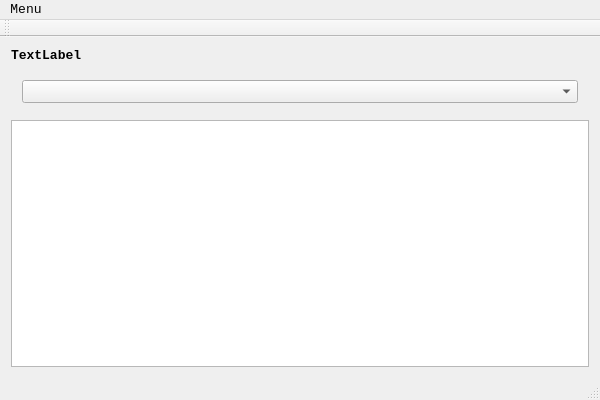
<?xml version="1.0" encoding="UTF-8"?>
<ui version="4.0">
 <class>ProcessInfoClass</class>
 <widget class="QMainWindow" name="ProcessInfoClass">
  <property name="geometry">
   <rect>
    <x>0</x>
    <y>0</y>
    <width>600</width>
    <height>400</height>
   </rect>
  </property>
  <property name="font">
   <font>
    <family>Consolas</family>
    <pointsize>10</pointsize>
   </font>
  </property>
  <property name="windowTitle">
   <string>ProcessInfo</string>
  </property>
  <property name="windowIcon">
   <iconset resource="ProcessInfo.qrc">
    <normaloff>:/ProcessInfo.ico</normaloff>:/ProcessInfo.ico</iconset>
  </property>
  <widget class="QWidget" name="centralWidget">
   <layout class="QVBoxLayout" name="verticalLayout">
    <item>
     <widget class="QLabel" name="label">
      <property name="font">
       <font>
        <family>Consolas</family>
        <pointsize>10</pointsize>
        <weight>75</weight>
        <bold>true</bold>
       </font>
      </property>
      <property name="text">
       <string>TextLabel</string>
      </property>
     </widget>
    </item>
    <item>
     <widget class="QWidget" name="widget" native="true">
      <layout class="QHBoxLayout" name="horizontalLayout">
       <item>
        <widget class="QComboBox" name="comboBox"/>
       </item>
      </layout>
     </widget>
    </item>
    <item>
     <widget class="QPlainTextEdit" name="plainTextEdit">
      <property name="lineWrapMode">
       <enum>QPlainTextEdit::WidgetWidth</enum>
      </property>
     </widget>
    </item>
   </layout>
  </widget>
  <widget class="QMenuBar" name="menuBar">
   <property name="geometry">
    <rect>
     <x>0</x>
     <y>0</y>
     <width>600</width>
     <height>22</height>
    </rect>
   </property>
   <widget class="QMenu" name="menuProcesses">
    <property name="title">
     <string>Menu</string>
    </property>
    <addaction name="actionProcess_mode"/>
    <addaction name="actionModule_mode"/>
    <addaction name="separator"/>
    <addaction name="actionVMmap_tool"/>
    <addaction name="separator"/>
    <addaction name="actionSystem_processes"/>
   </widget>
   <addaction name="menuProcesses"/>
  </widget>
  <widget class="QToolBar" name="mainToolBar">
   <attribute name="toolBarArea">
    <enum>TopToolBarArea</enum>
   </attribute>
   <attribute name="toolBarBreak">
    <bool>false</bool>
   </attribute>
  </widget>
  <widget class="QStatusBar" name="statusBar"/>
  <action name="actionProcess_mode">
   <property name="text">
    <string>Process mode</string>
   </property>
  </action>
  <action name="actionModule_mode">
   <property name="text">
    <string>Module mode</string>
   </property>
  </action>
  <action name="actionVMmap_tool">
   <property name="text">
    <string>VMmap tool</string>
   </property>
  </action>
  <action name="actionSystem_processes">
   <property name="text">
    <string>System processes</string>
   </property>
  </action>
 </widget>
 <layoutdefault spacing="6" margin="11"/>
 <resources>
  <include location="ProcessInfo.qrc"/>
 </resources>
 <connections/>
</ui>
